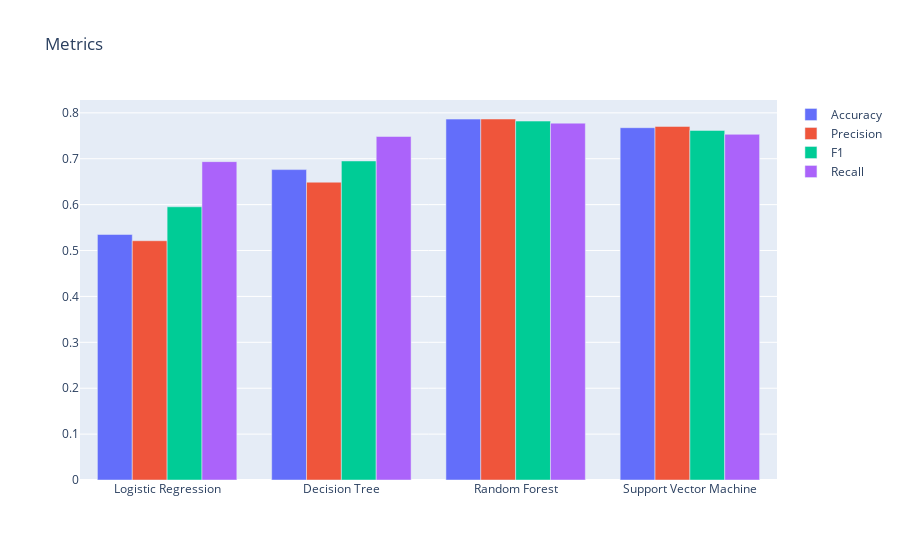

Notebook code cell kept with this figure:
### Markdown cell above
### Metrics

Metrics are crucial for model selection. The choice of the metric depends on the objective we want to meet with the model.

- Accuracy is a great measure when having symmetric datasets (which is our case)
- F1 is best when having an uneven class distribution
- Recall is the one if the occurrence of false negatives is unaccepted/intolerable
- Precision is good if we want to be more confident of our true positives

Taking accuracy as the default metric we have the sequence of the best classifiers:
1. Random Forest
2. SVM
3. Decision Tree
4. Logistic Regression

### Code cell
fig = go.Figure(data=[
    go.Bar(name='Accuracy', x=results['classifier'], y=results['accuracy']),
    go.Bar(name='Precision', x=results['classifier'], y=results['precision']),
    go.Bar(name='F1', x=results['classifier'], y=results['f1']),
    go.Bar(name='Recall', x=results['classifier'], y=results['recall']),
])

fig.update_layout(title="Metrics")
fig.update_layout(barmode='group')
fig.show()

### Figure 1 — Plotly figure (JSON) as saved in the notebook; plotly's stock layout.template omitted (floating-point values rounded to 4 significant figures)
{"data": [{"name": "Accuracy", "type": "bar", "x": ["Logistic Regression", "Decision Tree", "Random Forest", "Support Vector Machine"], "y": [0.535, 0.6763, 0.7863, 0.7677]}, {"name": "Precision", "type": "bar", "x": ["Logistic Regression", "Decision Tree", "Random Forest", "Support Vector Machine"], "y": [0.5213, 0.6489, 0.7866, 0.7704]}, {"name": "F1", "type": "bar", "x": ["Logistic Regression", "Decision Tree", "Random Forest", "Support Vector Machine"], "y": [0.5953, 0.6951, 0.782, 0.7617]}, {"name": "Recall", "type": "bar", "x": ["Logistic Regression", "Decision Tree", "Random Forest", "Support Vector Machine"], "y": [0.6937, 0.7485, 0.7776, 0.7532]}], "layout": {"barmode": "group", "title": {"text": "Metrics"}}}
